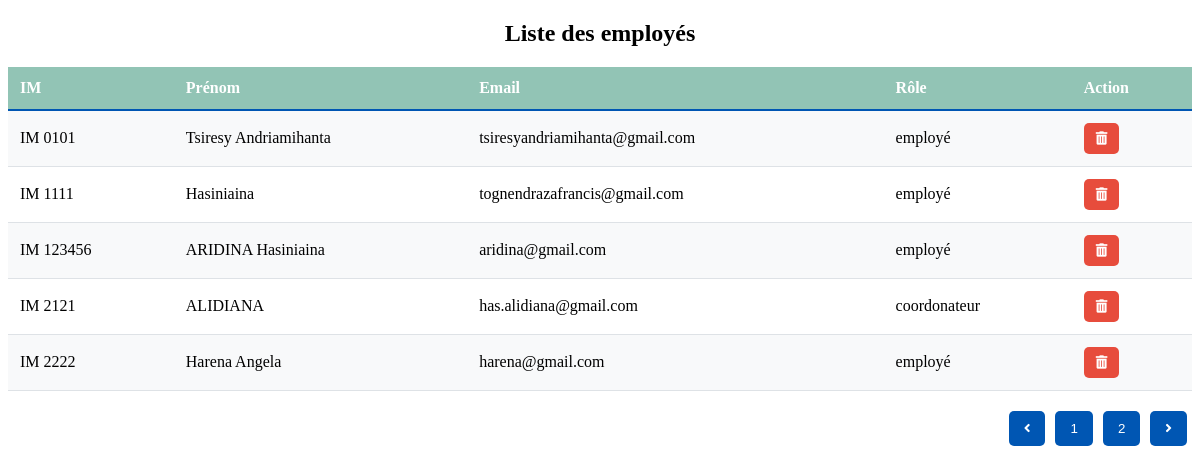
Page /templetes/user_list.php on the committed database.
### tables this page shows
CREATE TABLE IF NOT EXISTS `users` (
  `IM` varchar(50) NOT NULL,
  `username` varchar(50) NOT NULL,
  `password` varchar(255) NOT NULL,
  `email` varchar(100) NOT NULL,
  `role` enum('chef_service','coordonateur','employé') NOT NULL,
  `created_at` timestamp NULL DEFAULT CURRENT_TIMESTAMP,
  `status` enum('pending','active') NOT NULL,
  `notification_seen_pending` tinyint(1) DEFAULT '0',
  `division` enum('Tous','BAAF','DEBRFM','DIVPE','FINANCES LOCALES et TUTELLE DES EPN','CIR') DEFAULT 'Tous',
  `reset_token_hash` varchar(70) DEFAULT NULL,
  `reset_token_expires_at` datetime DEFAULT NULL,
  PRIMARY KEY (`IM`),
  UNIQUE KEY `email` (`email`)
);

### templetes/user_list.php (the view, shortened to what this page needs)
<?php
include '../includes/db_connect.php';
$accountRequestsSql = "SELECT * FROM users WHERE status = 'active'";
$accountRequestsResult = $conn->query($accountRequestsSql);
?>
<!DOCTYPE html>
<html lang="fr">
<head>
    <link rel="stylesheet" href="https://cdnjs.cloudflare.com/ajax/libs/font-awesome/5.15.4/css/all.min.css">
</head>
<body>
        <h2>Liste des employés</h2>
        <table class="table table-striped" id="userTable">
            <thead>
                <tr>
                    <th>IM</th>
                    <th>Prénom</th>
                    <th>Email</th>
                    <th>Rôle</th>
                    <th>Action</th>
                </tr>
            </thead>
            <tbody>
                <?php while ($row = $accountRequestsResult->fetch_assoc()) { ?>
                <tr>
                    <td><?php echo htmlspecialchars($row['IM']); ?></td>
                    <td><?php echo htmlspecialchars($row['username']); ?></td>
                    <td><?php echo htmlspecialchars($row['email']); ?></td>
                    <td><?php echo htmlspecialchars($row['role']); ?></td>
                    <td>
                        <form method="POST" onsubmit="return confirm('Êtes-vous sûr de vouloir supprimer cet utilisateur ?');">
                            <button type="submit" name="delete_user" title="Supprimer" class="btn-delete">
                                <i class="fas fa-trash-alt"></i>
                            </button>
                        </form>
                    </td>
                </tr>
                <?php } ?>
            </tbody>
        </table>
</body>
    <div class="pagination" id="pagination"></div>
</html>

### templetes/user_list.php (style rules this page uses)
h2 { font-family: "Imprint MT Shadow"; text-align: center; margin-bottom: 20px; }
.table { color: #000000; font-size: 16px; border-collapse: collapse; width: 100%; }
.table thead { background-color: #92c4b5; color: #ffffff; transition: background-color 0.3s; }
.table thead th { position: relative; cursor: pointer; padding: 12px; text-align: left; border-bottom: 2px solid #0056b3; }
.table tbody tr { transition: background-color 0.3s; }
.table-striped tbody tr:nth-of-type(odd) { background-color: #f8f9fa; }
.table td { padding: 12px; border-bottom: 1px solid #dee2e6; vertical-align: middle; }
.btn-delete { background-color: #e74c3c; color: white; border: none; border-radius: 5px; padding: 8px 12px; cursor: pointer; transition: background-color 0.3s; }
.pagination { display: flex; justify-content: flex-end; margin-top: 20px; }

### rows in the picture
users: IM "IM 0101", username "Tsiresy Andriamihanta", email "tsiresyandriamihanta@gmail.com", role "employé"
users: IM "IM 1111", username "Hasiniaina", email "tognendrazafrancis@gmail.com", role "employé"
users: IM "IM 123456", username "ARIDINA Hasiniaina", email "aridina@gmail.com", role "employé"
users: IM "IM 2121", username "ALIDIANA", email "has.alidiana@gmail.com", role "coordonateur"
users: IM "IM 2222", username "Harena Angela", email "harena@gmail.com", role "employé"
